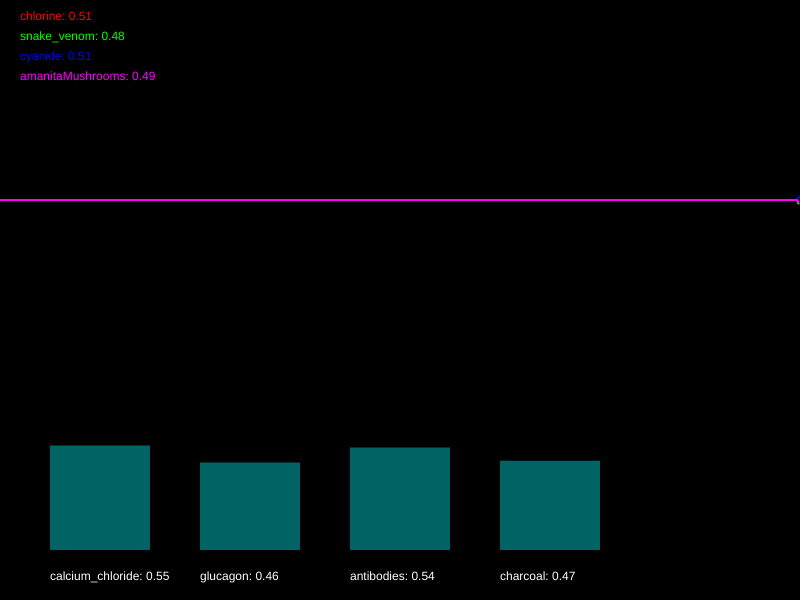
Frame 1 (no input)
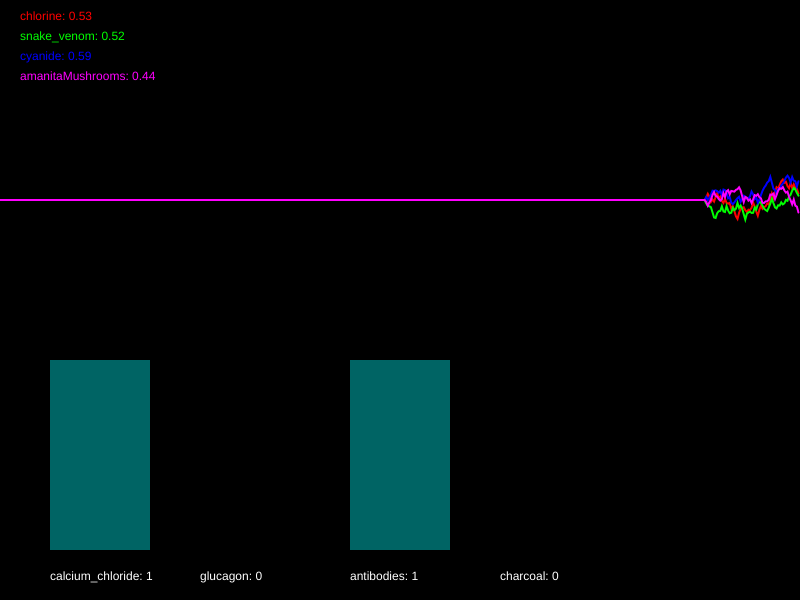
Frame 60 (no input)
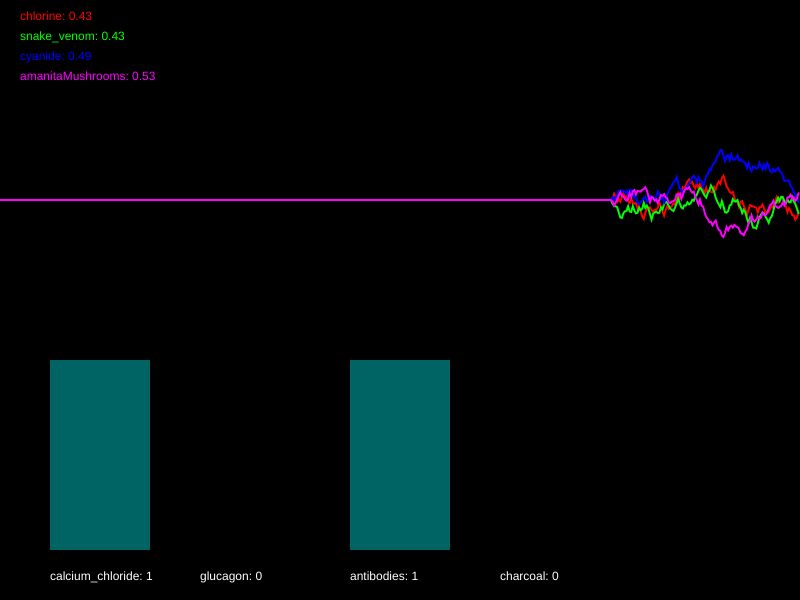
Frame 120 (the mouse pressed at the canvas centre since frame 60)

The p5.js sketch that drew these frames (run headless with seeded random() and noise() and a simulated clock; from frame 60 on, the mouse is pressed at the canvas centre):

// p5.js sketch
// ── sketch.js
/*

Officer: 5533988
CaseNum: 401-1-37302865-5533988

Case 401 - The Case of Norbert's Weiner Stand
Stage 2 - Toxic Burrito

Norbert is at it again. This time he’s set up a burrito stall and is lacing burritos with his foul toxin. The chaos is spreading. People are dropping like flies and burrito sales have fallen through the floor. To make matters worse it seems Norbert has cottoned on to our methods and has upped the complexity of his poison. You’ll find the antidote harder to develop this time. So kid, head down to the lab and get working.

You must develop the antidote by using conditional statements in the draw loop to do the following:

	- If chlorine dips below 0.45 and snake_venom dips below 0.32, decrease calcium_chloride by 0.03
	- When cyanide goes above 0.47, raise calcium_chloride by 0.05
	- If amanitaMushrooms goes above 0.45, decrease glucagon by 0.05
	- If snake_venom goes above 0.4, increase glucagon by 0.01
	- If snake_venom goes above 0.64 or chlorine dips below 0.26, decrement antibodies by 0.03
	- When cyanide goes above 0.44, try increasing antibodies by 0.04
	- When amanitaMushrooms dips below 0.51 and cyanide dips below 0.6, reduce charcoal by 0.03
	- If chlorine goes above 0.54 and snake_venom dips below 0.27, try increasing charcoal by 0.05


Your conditional statements should consider the following poisons:

	- chlorine
	- snake_venom
	- cyanide
	- amanitaMushrooms


Your conditional statements should modify the following antidotes:

	- calcium_chloride
	- glucagon
	- antibodies
	- charcoal


- There are many ways to complete this task but you should only use the following commands and operators:

	if(){}
	>
	<
	&&
	||
	+=
	-=

*/

//Declare the poison variables
var chlorine;
var snake_venom;
var cyanide;
var amanitaMushrooms;


//Declare the antidote variables
var calcium_chloride;
var glucagon;
var antibodies;
var charcoal;


//This variable is used for drawing the graph
var graphs;


function setup()
{

	createCanvas(800,600);
	strokeWeight(2);

	//initialise the poisons and antidotes
	chlorine = 0.5;
	snake_venom = 0.5;
	cyanide = 0.5;
	amanitaMushrooms = 0.5;
	calcium_chloride = 0.5;
	glucagon = 0.5;
	antibodies = 0.5;
	charcoal = 0.5;


	//fills the graph with empty values
	graphs = [];

	for(var i = 0; i < 4; i++)
	{
		graphs.push([]);
		for(var j = 0; j < 512; j++)
		{
			graphs[i].push(0.5);
		}
	}

}

function draw()
{

	//Develop the antidote below
	//Write conditional statements to change the amount of each substance ...
	if(chlorine < 0.45 && snake_venom < 0.32)
	{
		calcium_chloride -= 0.03;
	}
	if(cyanide > 0.47)
	{
		calcium_chloride += 0.05;
	}
	if(amanitaMushrooms > 0.45)
	{
		glucagon -= 0.05;
	}
	if(snake_venom > 0.4)
	{
		glucagon += 0.01;
	}
	if(snake_venom > 0.64 || chlorine < 0.26)
	{
		antibodies -= 0.03;
	}
	if(cyanide > 0.44)
	{
		antibodies += 0.04;
	}
	if(amanitaMushrooms < 0.51 && cyanide < 0.6)
	{
		charcoal -= 0.03;
	}
	if(chlorine > 0.54 && snake_venom < 0.27)
	{
		charcoal += 0.05;
	}
	



	//////////////////////////////////////////////////////

	//the code below generates new values using random numbers

	/*
		For testing, you might want to temporarily comment out
		these lines and set the same variables to constant values
		instead.
	*/

	chlorine = nextValue(graphs[0],chlorine);
	snake_venom = nextValue(graphs[1],snake_venom);
	cyanide = nextValue(graphs[2],cyanide);
	amanitaMushrooms = nextValue(graphs[3],amanitaMushrooms);


	calcium_chloride = constrain(calcium_chloride, 0, 1);
	glucagon = constrain(glucagon, 0, 1);
	antibodies = constrain(antibodies, 0, 1);
	charcoal = constrain(charcoal, 0, 1);


	///////// DO NOT CHANGE THE CODE BELOW ///////////

	//drawing code

	// set background
	background(0);
	noFill();

	//draw the graphs for the vitals
	var colors = [
	color(255, 0, 0),
	color(0, 255, 0),
	color(0, 0, 255),
	color(255, 0, 255),
	color(255, 255, 0),
	color(0, 255, 255)
	];

	for(var i = 0; i < graphs.length; i++)
	{
		stroke(colors[i]);
		drawGraph(graphs[i]);
	}

	//draw the poisons as text
	noStroke();
	fill(colors[0]);
	text('chlorine: ' + nf(chlorine,1,2), 20,20);
	fill(colors[1]);
	text('snake_venom: ' + nf(snake_venom,1,2), 20,40);
	fill(colors[2]);
	text('cyanide: ' + nf(cyanide,1,2), 20,60);
	fill(colors[3]);
	text('amanitaMushrooms: ' + nf(amanitaMushrooms,1,2), 20,80);


	//draw the antidotes bar chart
	drawBar(calcium_chloride,50,'calcium_chloride');
	drawBar(glucagon,200,'glucagon');
	drawBar(antibodies,350,'antibodies');
	drawBar(charcoal,500,'charcoal');


}

function nextValue(graph, val)
{
	//gets the next value for a vital and puts it in an array for drawing
	var delta = random(-0.03,0.03);

	val += delta;
	if(val > 1 || val < 0)
	{
		delta *= -1;
		val += delta * 2;
	}

	graph.push(val)
	graph.shift();
	return val;
}

function drawGraph(graph)
{
	//draws an array as a graph
	beginShape();
	for(var i = 0; i < graph.length; i++)
	{
			vertex(width * i/512, height * 0.5 - graph[i]* height/3)
	}
	endShape();
}


function drawBar(val, x, name)
{
	//draws the bars for bar chart
    noStroke();
    fill(0,100,100);
	var mh = height * 0.4 - 50;
	rect(x,(height - 50) - val*mh, 100, val*mh);
    fill(255);
	text(name + ": " + val, x, height - 20);
}
